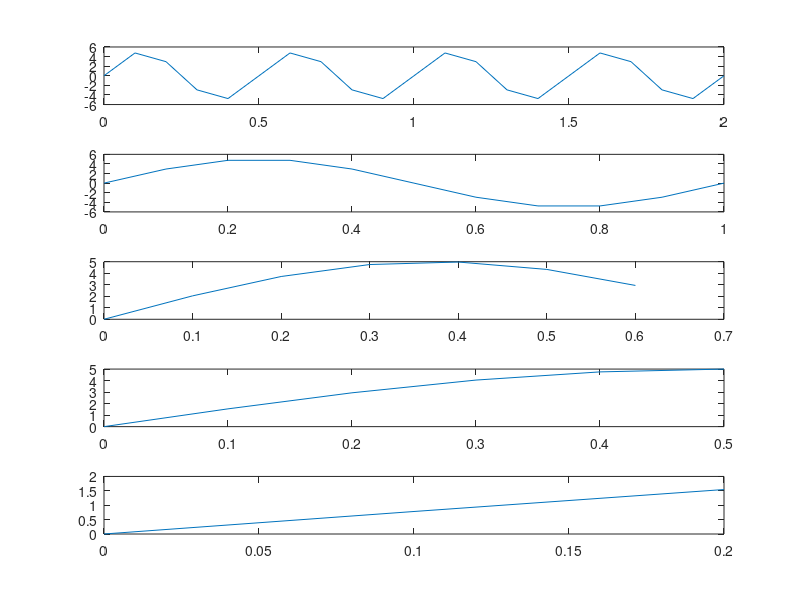

MATLAB code to generate this figure:
clear all;
clc;
f=6000000;
fs1=f/2;
fs2=f;
fs3=1.5*f;
fs4=2*f;
fs5=4*f;

T1=f/fs1;
T2=f/fs2;
T3=f/fs3;
T4=f/fs4;
T5=f/fs5;

t1=0:0.1:T1;
t2=0:0.1:T2;
t3=0:0.1:T3;
t4=0:0.1:T4;
t5=0:0.1:T5;

x1=5*sin(2*pi*(f/fs1)*t1);
x2=5*sin(2*pi*(f/fs2)*t2);
x3=5*sin(2*pi*(f/fs3)*t3);
x4=5*sin(2*pi*(f/fs4)*t4);
x5=5*sin(2*pi*(f/fs5)*t5);

subplot(5,1,1);
plot(t1,x1);
subplot(5,1,2);
plot(t2,x2);
subplot(5,1,3);
plot(t3,x3);
subplot(5,1,4);
plot(t4,x4);
subplot(5,1,5);
plot(t5,x5);